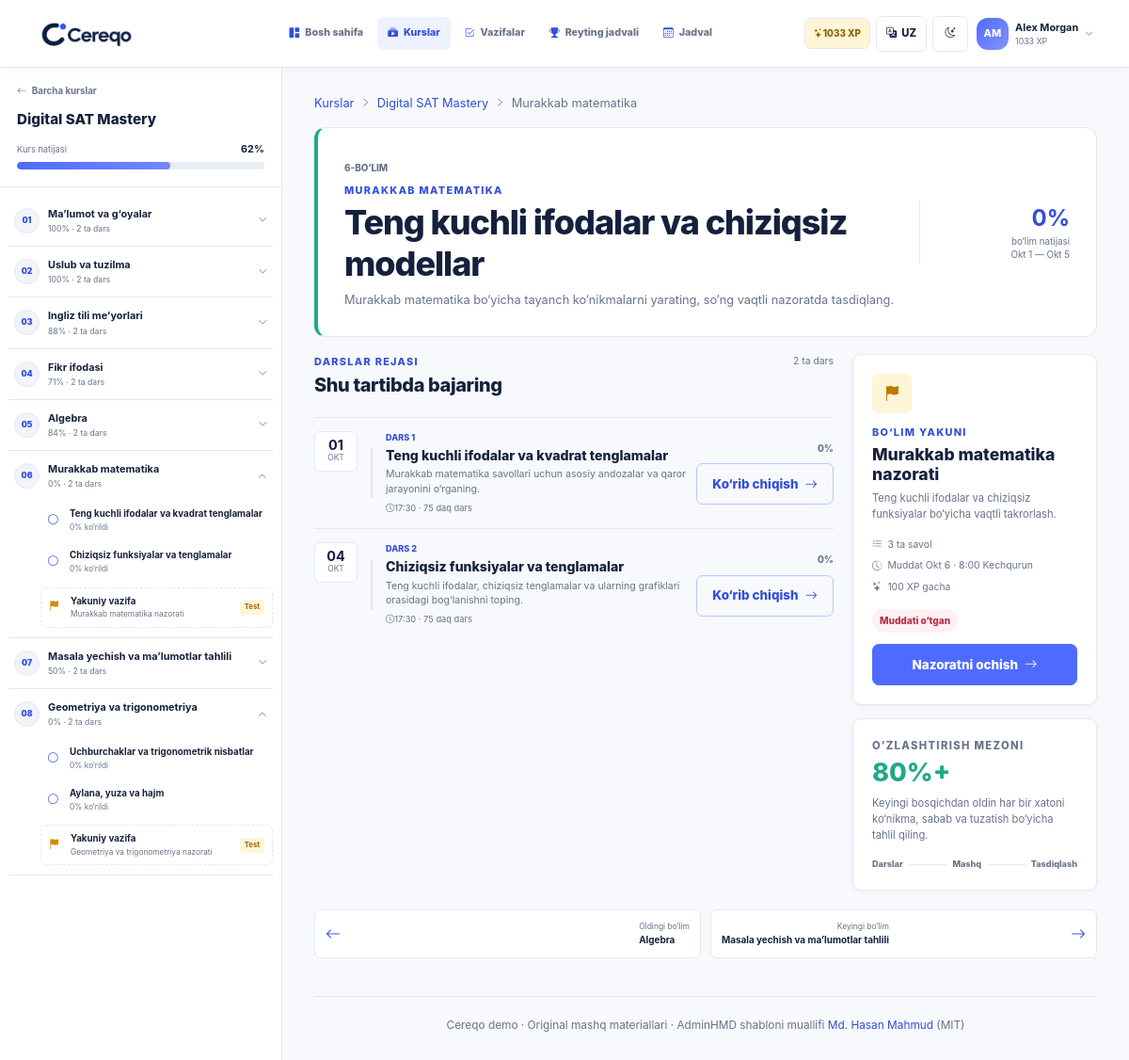
Screenshot of /learn/sections/6/ (signed in) with the database file from the repository.
### learning/models.py (models this page shows, shortened)
class Student(models.Model):
    user = models.OneToOneField(
        settings.AUTH_USER_MODEL,
        on_delete=models.CASCADE,
        related_name="student_profile",
        null=True,
        blank=True,
    )
    name = models.CharField(max_length=100, unique=True)
    initials = models.CharField(max_length=3)
    points = models.PositiveIntegerField(default=0)
    streak = models.PositiveIntegerField(default=0)
    badge = models.CharField(max_length=80, blank=True)
    is_demo = models.BooleanField(default=False)
    class Meta:
        ordering = ["-points", "name"]

class Course(models.Model):
    title = models.CharField(max_length=160)
    code = models.SlugField(max_length=60, unique=True)
    description = models.TextField()
    instructor_name = models.CharField(max_length=100, default="Cereqo mentor")
    instructor_role = models.CharField(max_length=100, default="SAT mentor")
    cover_image = models.CharField(
        max_length=255,
        default="cereqo/img/mentors/cereqo-classroom.jpg",
    )
    start_date = models.DateField()
    end_date = models.DateField()
    target_score = models.PositiveSmallIntegerField(default=1400)
    is_active = models.BooleanField(default=True)
    class Meta:
        ordering = ["-is_active", "start_date", "id"]
    @property
    def progress_percent(self):
        lessons = Lesson.objects.filter(section__course=self)
        total = lessons.count()
        return round(sum(lessons.values_list("progress_percent", flat=True)) / total) if total else 0

class CourseSection(models.Model):
    SUBJECT_CHOICES = [("math", "Math"), ("rw", "Reading & Writing")]
    course = models.ForeignKey(Course, on_delete=models.CASCADE, related_name="sections")
    title = models.CharField(max_length=160)
    domain = models.CharField(max_length=120)
    subject = models.CharField(max_length=10, choices=SUBJECT_CHOICES)
    description = models.TextField()
    start_date = models.DateField()
    end_date = models.DateField()
    order = models.PositiveSmallIntegerField(default=1)
    exam_weight_percent = models.PositiveSmallIntegerField(default=25)
    class Meta:
        ordering = ["course", "order", "id"]
        constraints = [
            models.UniqueConstraint(fields=["course", "order"], name="unique_course_section_order")
        ]
    @property
    def progress_percent(self):
        lessons = self.lessons.all()
        total = lessons.count()
        return round(sum(lessons.values_list("progress_percent", flat=True)) / total) if total else 0
    def status_for(self, student):
        today = timezone.localdate()
        if self.start_date <= today <= self.end_date:
            return "current"
        if self.start_date > today:
            return "upcoming"
        checkpoint = getattr(self, "checkpoint", None)
        if checkpoint and checkpoint.status_for(student) == "completed":
            return "completed"
        if self.end_date < today:
            return "needs_attention"
        return "current"

class Lesson(models.Model):
    SUBJECT_CHOICES = [("math", "Math"), ("rw", "Reading & Writing")]
    title = models.CharField(max_length=160)
    section = models.ForeignKey(
        CourseSection, on_delete=models.CASCADE, related_name="lessons", null=True, blank=True
    )
    subject = models.CharField(max_length=10, choices=SUBJECT_CHOICES)
    topic = models.CharField(max_length=120)
    duration_minutes = models.PositiveSmallIntegerField(default=8)
    session_minutes = models.PositiveSmallIntegerField(default=75)
    summary = models.TextField()
    material = models.TextField()
    video_file = models.CharField(max_length=255, default="cereqo/video/demo-lesson-video.mp4")
    progress_percent = models.PositiveSmallIntegerField(
        default=0, validators=[MinValueValidator(0), MaxValueValidator(100)]
    )
    is_today = models.BooleanField(default=False)
    scheduled_date = models.DateField(null=True, blank=True)
    sequence = models.PositiveSmallIntegerField(default=1)
    sort_order = models.PositiveSmallIntegerField(default=0)
    class Meta:
        ordering = ["sort_order", "id"]

class Homework(models.Model):
    COURSE = "course"
    INDEPENDENT = "independent"
    KIND_CHOICES = [
        (COURSE, "Course checkpoint"),
        (INDEPENDENT, "Independent task"),
    ]
    lesson = models.OneToOneField(
        Lesson, on_delete=models.CASCADE, related_name="homework", null=True, blank=True
    )
    section = models.OneToOneField(
        CourseSection, on_delete=models.CASCADE, related_name="checkpoint", null=True, blank=True
    )
    kind = models.CharField(max_length=12, choices=KIND_CHOICES, default=COURSE, db_index=True)
    subject = models.CharField(max_length=10, choices=Lesson.SUBJECT_CHOICES, default="math")
    assigned_by = models.CharField(max_length=100, default="Cereqo academic team")
    title = models.CharField(max_length=160)
    description = models.TextField()
    deadline = models.DateTimeField()
    max_points = models.PositiveSmallIntegerField(default=100)
    sort_order = models.PositiveSmallIntegerField(default=0)
    class Meta:
        ordering = ["sort_order", "deadline"]
    def submission_for(self, student):
        return self.submissions.filter(student=student).first()
    def status_for(self, student):
        submission = self.submission_for(student)
        if submission and submission.submitted_at:
            return "completed"
        if submission and submission.answers.exists():
            return "in_progress"
        if self.deadline < timezone.now():
            return "overdue"
        return "not_started"

### learning/views.py (the view)
# urls.py: path("learn/sections/<int:section_id>/", views.section_detail, name="section_detail"),
@login_required
def section_detail(request, section_id):
    student = _student(request)
    section = get_object_or_404(
        CourseSection.objects.select_related("course").prefetch_related("lessons", "checkpoint__questions"),
        pk=section_id,
    )
    checkpoint = getattr(section, "checkpoint", None)
    previous_section = section.course.sections.filter(order__lt=section.order).order_by("-order").first()
    next_section = section.course.sections.filter(order__gt=section.order).order_by("order").first()
    return render(
        request,
        "learning/section_detail.html",
        {
            "active_nav": "learn",
            "section": section,
            "lessons": section.lessons.all(),
            "checkpoint": checkpoint,
            "checkpoint_status": checkpoint.status_for(student) if checkpoint else None,
            "section_status": section.status_for(student),
            "previous_section": previous_section,
            "next_section": next_section,
            "course_navigation": _course_navigation(
                section.course, student, active_section_id=section.pk
            ),
        },
    )

### templates/learning/section_detail.html (shortened to what this page needs)
{% extends 'base.html' %}{% load i18n %}
{% block content %}
<nav class="breadcrumb-row" aria-label="{% translate 'Breadcrumb' %}"><a href="{% url 'learning:learn' %}">{% translate "Courses" %}</a><i class="bi bi-chevron-right"></i><a href="{% url 'learning:course_detail' section.course.id %}">{% translate section.course.title %}</a><i class="bi bi-chevron-right"></i><span>{% translate section.domain %}</span></nav>
<section class="section-detail-hero subject-panel-{{ section.subject }}">
  <div><span class="section-number"></span><p class="eyebrow">{% translate section.domain %}</p><h1>{% translate section.title %}</h1><p>{% translate section.description %}</p></div>
  <div class="section-detail-meta"><strong>{{ section.progress_percent }}%</strong><span>{% translate "section progress" %}</span><small>{{ section.start_date|date:'M j' }} — {{ section.end_date|date:'M j' }}</small></div>
</section>
<div class="section-detail-grid">
  <section class="section-agenda">
    <div class="section-title-row"><div><p class="eyebrow">{% translate "Lesson plan" %}</p><h2>{% translate "Complete in this order" %}</h2></div><span>{{ lessons|length }} {% translate "classes" %}</span></div>
    {% for lesson in lessons %}
    <article class="agenda-lesson {% if lesson.is_today %}today-lesson{% endif %}">
      <div class="agenda-date"><strong>{{ lesson.scheduled_date|date:'d' }}</strong><span>{{ lesson.scheduled_date|date:'M' }}</span></div>
      <div class="agenda-line"><i></i></div>
      <div class="agenda-copy"><div><span>{% translate "Lesson" %} {{ lesson.sequence }}</span>{% if lesson.is_today %}<b>{% translate "Today" %}</b>{% endif %}</div><h3>{% translate lesson.title %}</h3><p>{% translate lesson.summary %}</p><small><i class="bi bi-clock"></i>{{ lesson.start_time|default:'17:30' }} · {{ lesson.session_minutes }} {% translate "min class" %}</small></div>
      <div class="agenda-action"><span class="lesson-percent">{{ lesson.progress_percent }}%</span><a class="btn btn-outline-primary app-btn" href="{% url 'learning:lesson_detail' lesson.id %}">{% if lesson.progress_percent > 0 %}{% translate "Open lesson" %}{% else %}{% translate "Preview" %}{% endif %}<i class="bi bi-arrow-right"></i></a></div>
    </article>
    {% endfor %}
  </section>
  <aside class="section-side-stack">
    <article class="surface-card checkpoint-card">
      <span class="checkpoint-icon"><i class="bi bi-flag-fill"></i></span><p class="eyebrow">{% translate "End of section" %}</p><h2>{% translate checkpoint.title %}</h2><p>{% translate checkpoint.description %}</p>
      <ul><li><i class="bi bi-list-check"></i></li><li><i class="bi bi-clock-history"></i>{% translate "Due" %} {{ checkpoint.deadline|date:'M j · g:i A' }}</li><li><i class="bi bi-stars"></i></li></ul>
      <span class="status-badge status-{{ checkpoint_status }}">{% if checkpoint_status == 'completed' %}{% translate "Completed" %}{% elif checkpoint_status == 'in_progress' %}{% translate "In progress" %}{% elif checkpoint_status == 'overdue' %}{% translate "Overdue" %}{% else %}{% translate "Not started" %}{% endif %}</span>
      <a class="btn btn-primary app-btn w-100" href="{% url 'learning:homework_detail' checkpoint.id %}">{% translate "Open checkpoint" %}<i class="bi bi-arrow-right"></i></a>
    </article>
    <article class="surface-card section-method"><p class="eyebrow">{% translate "Mastery rule" %}</p><h2>80%+</h2><p>{% translate "Review every error by skill, cause, and correction before moving on." %}</p><div><span>{% translate "Learn" %}</span><i></i><span>{% translate "Practice" %}</span><i></i><span>{% translate "Prove" %}</span></div></article>
  </aside>
</div>
<nav class="section-pagination">{% if previous_section %}<a href="{% url 'learning:section_detail' previous_section.id %}"><i class="bi bi-arrow-left"></i><span><small>{% translate "Previous section" %}</small><strong>{% translate previous_section.domain %}</strong></span></a>{% else %}<span></span>{% endif %}{% if next_section %}<a href="{% url 'learning:section_detail' next_section.id %}"><span><small>{% translate "Next section" %}</small><strong>{% translate next_section.domain %}</strong></span><i class="bi bi-arrow-right"></i></a>{% endif %}</nav>
{% endblock %}

### templates/base.html (shortened to what this page needs)
{% load static i18n %}
<!doctype html>
<html lang="{{ LANGUAGE_CODE }}">
<head>
  <link rel="stylesheet" href="{% static 'vendor/bootstrap/css/bootstrap.min.css' %}">
  <link rel="stylesheet" href="{% static 'vendor/bootstrap-icons/css/bootstrap-icons.css' %}">
  <link rel="stylesheet" href="{% static 'cereqo/css/cereqo.css' %}">
</head>
<body>
  <div class="app-shell topnav-shell">
    <header class="desktop-topbar main-navbar">
      <a class="topnav-brand" href="{% url 'learning:dashboard' %}"><img src="{% static 'cereqo/img/cereqo-logo.png' %}" alt="Cereqo"></a>
      <nav class="desktop-main-nav" aria-label="{% translate 'Main navigation' %}">{% include 'learning/_nav_links.html' %}</nav>
      <div class="topnav-actions">{% if user.is_authenticated and demo_student %}<span class="topnav-xp"><i class="bi bi-stars"></i>{{ demo_student.points }} XP</span>{% endif %}{% include 'learning/_toolbar_controls.html' %}{% if user.is_authenticated %}{% include 'learning/_profile_menu.html' %}{% else %}<a class="btn btn-primary navbar-login" href="{% url 'login' %}"><i class="bi bi-box-arrow-in-right"></i>{% translate "Log in" %}</a>{% endif %}</div>
    </header>
    {% if course_navigation and not landing_page %}<aside class="course-sidebar">{% include 'learning/_course_sidebar.html' %}</aside>{% endif %}
    <div class="app-main {% if landing_page %}landing-main{% endif %} {% if course_navigation %}has-course-sidebar{% endif %}">
      <main id="main-content" class="{% if landing_page %}landing-content{% else %}page-content{% endif %}" tabindex="-1">
        {% block content %}{% endblock %}
        {% if not landing_page %}
        <footer class="page-footer">{% translate "Cereqo demo" %} · {% translate "Original practice content" %} · {% translate "AdminHMD template by" %} <a href="https://github.com/HasanMahmudDev" target="_blank" rel="noreferrer">Md. Hasan Mahmud</a> (MIT)</footer>
        {% endif %}
      </main>
    </div>
  </div>
</body>
</html>

### templates/learning/_profile_menu.html (shortened to what this page needs)
{% load i18n %}
{% if user.is_authenticated and demo_student %}<div class="dropdown profile-menu">
  <button class="profile-trigger" type="button" data-bs-toggle="dropdown" aria-expanded="false" aria-label="{% translate 'Open profile menu' %}"><span class="avatar avatar-sm">{{ demo_student.initials }}</span><span class="profile-trigger-copy"><strong>{{ demo_student.name }}</strong><small>{{ demo_student.points }} XP</small></span><i class="bi bi-chevron-down"></i></button>
</div>{% endif %}

### templates/learning/_course_sidebar.html
{% load i18n %}
<div class="course-outline-head">
  <a href="{% url 'learning:learn' %}"><i class="bi bi-arrow-left"></i>{% translate "All courses" %}</a>
  <h2>{% translate course_navigation.course.title %}</h2>
  <div><span>{% translate "Course progress" %}</span><strong>{{ course_navigation.progress }}%</strong></div>
  <div class="progress app-progress"><div class="progress-bar" style="width:{{ course_navigation.progress }}%"></div></div>
</div>
<nav class="course-outline-nav" aria-label="{% translate 'Course outline' %}">
  {% for card in course_navigation.sections %}
  <details {% if course_navigation.active_section_id == card.section.id or card.status == 'current' %}open{% endif %}>
    <summary>
      <span class="outline-number">{{ card.section.order|stringformat:'02d' }}</span>
      <span><strong>{% translate card.section.domain %}</strong><small>{{ card.progress }}% · {{ card.lessons|length }} {% translate "lessons" %}</small></span>
      <i class="bi bi-chevron-down"></i>
    </summary>
    <div class="outline-items">
      {% for lesson in card.lessons %}<a class="{% if course_navigation.active_lesson_id == lesson.id %}active{% endif %}" href="{% url 'learning:lesson_detail' lesson.id %}"><i class="bi {% if lesson.progress_percent == 100 %}bi-check-circle-fill{% elif lesson.progress_percent > 0 %}bi-play-circle-fill{% else %}bi-circle{% endif %}"></i><span><strong>{% translate lesson.title %}</strong><small>{{ lesson.progress_percent }}% {% translate "viewed" %}</small></span></a>{% endfor %}
      {% if card.checkpoint %}<a class="outline-test {% if course_navigation.active_homework_id == card.checkpoint.id %}active{% endif %}" href="{% url 'learning:homework_detail' card.checkpoint.id %}"><i class="bi bi-flag-fill"></i><span><strong>{% translate "Final task" %}</strong><small>{% translate card.checkpoint.title %}</small></span><b class="status-{{ card.checkpoint_status }}">{% if card.checkpoint_status == 'completed' %}<i class="bi bi-check"></i>{% else %}{% translate "Test" %}{% endif %}</b></a>{% endif %}
    </div>
  </details>
  {% endfor %}
</nav>

### rows the page displays
Student: points "1033", initials "AM", name "Alex Morgan"
CourseSection: section.order "01", progress "100", lessons|length "2"
CourseSection: section.order "02", progress "100", lessons|length "2"
CourseSection: section.order "03", progress "88", lessons|length "2"
CourseSection: section.order "04", progress "71", lessons|length "2"
CourseSection: section.order "05", progress "84", lessons|length "2"
CourseSection: section.order "06", progress "0", lessons|length "2", progress_percent "0", start_date "Okt 1", end_date "Okt 5"
Lesson: progress_percent "0", scheduled_date "01", scheduled_date "OKT", sequence "1", start_time "17:30", session_minutes "75"
Lesson: progress_percent "0", scheduled_date "04", scheduled_date "OKT", sequence "2", start_time "17:30", session_minutes "75"
Homework: deadline "Okt 6 · 8:00 Kechqurun"
CourseSection: section.order "07", progress "50", lessons|length "2"
CourseSection: section.order "08", progress "0", lessons|length "2"
Lesson: progress_percent "0"
Lesson: progress_percent "0"

### other values shown
{{ LANGUAGE_CODE|upper }} "UZ"
{{ course_navigation.progress }} "62"
{{ lessons|length }} "2"
